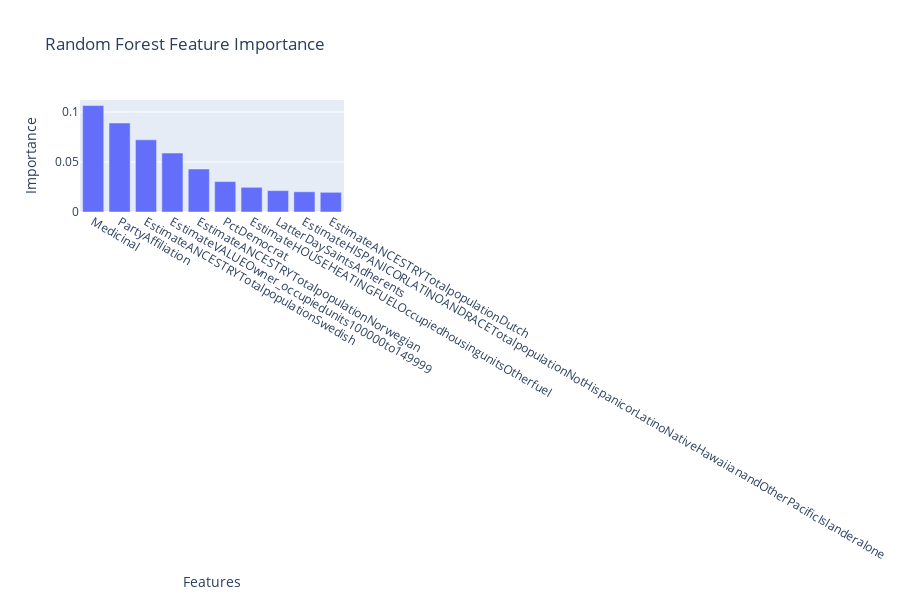

This figure's notebook cell:
### Code cell
# random forest feature importance:
n=10
col_sorted_by_importance=forest.feature_importances_.argsort()[::-1][:n]
feat_imp=pd.DataFrame({
    'Features':X_train_transformed2.columns[col_sorted_by_importance],
    'Importance':forest.feature_importances_[col_sorted_by_importance]
})

import plotly.express as px
px.bar(feat_imp, x='Features', y='Importance',title="Random Forest Feature Importance")

### Figure 1 — Plotly figure (JSON) as saved in the notebook; plotly's stock layout.template omitted (floating-point values rounded to 4 significant figures)
{"data": [{"alignmentgroup": "True", "hoverlabel": {"namelength": 0}, "hovertemplate": "Features=%{x}<br>Importance=%{y}", "legendgroup": "", "marker": {"color": "#636efa"}, "name": "", "offsetgroup": "", "orientation": "v", "showlegend": false, "textposition": "auto", "type": "bar", "x": ["Medicinal", "PartyAffiliation", "EstimateANCESTRYTotalpopulationSwedish", "EstimateVALUEOwner_occupiedunits100000to149999", "EstimateANCESTRYTotalpopulationNorwegian", "PctDemocrat", "EstimateHOUSEHEATINGFUELOccupiedhousingunitsOtherfuel", "LatterDaySaintsAdherents", "EstimateHISPANICORLATINOANDRACETotalpopulationNotHispanicorLatinoNativeHawaiianandOtherPacificIslanderalone", "EstimateANCESTRYTotalpopulationDutch"], "xaxis": "x", "y": [0.1064, 0.08896, 0.07213, 0.05894, 0.04297, 0.0304, 0.02469, 0.02136, 0.02024, 0.01969], "yaxis": "y"}], "layout": {"barmode": "relative", "height": 600, "legend": {"tracegroupgap": 0}, "title": {"text": "Random Forest Feature Importance"}, "xaxis": {"anchor": "y", "domain": [0, 1], "title": {"text": "Features"}}, "yaxis": {"anchor": "x", "domain": [0, 1], "title": {"text": "Importance"}}}}
